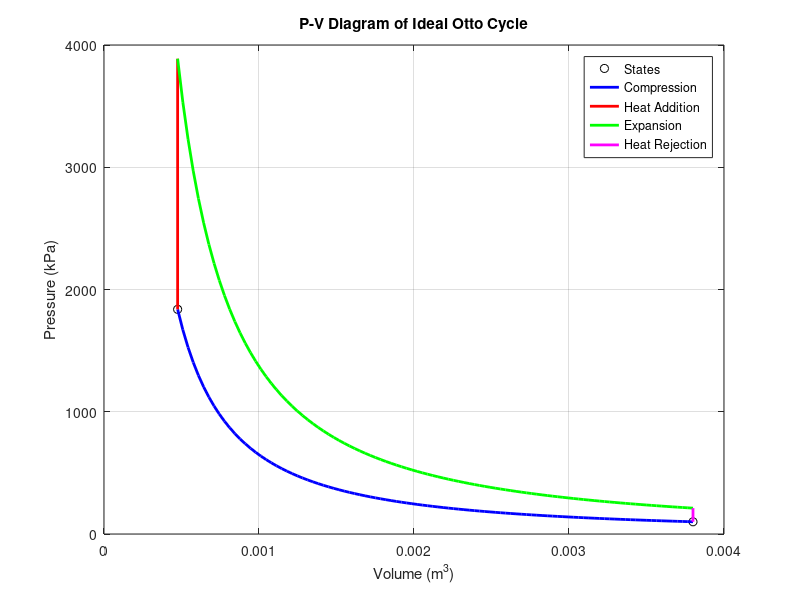

Source code (MATLAB):
clc; clear;

r = 8;                          % Compression ratio
P1 = 100;                       % kPa
T1 = 30 + 273.15;               % K
V1 = 0.0038;                    % m^3
T3 = 1200 + 273.15;             % K
gamma = 1.4;                    % Specific heat ratio (Cp/Cv) for air
R = 0.287;                      % kJ/kg.K
Cv = R / (1 - 1/gamma);         % Cv
Cp = Cv * gamma;

% State 1
V2 = V1 / r;

% Isentropic compression (1 -> 2)
T2 = T1 * (V1/V2)^(gamma - 1);
P2 = P1 * (V1/V2)^gamma;

% Constant volume heat addition (2 -> 3)
P3 = P2 * T3 / T2;
V3 = V2;

% Isentropic expansion (3 -> 4)
V4 = V1;
T4 = T3 * (V3/V4)^(gamma - 1);
P4 = P3 * (V3/V4)^gamma;

% Heat calculations (Qin at 2->3, Qout at 4->1)
Qin = Cv * (T3 - T2);           % in kJ/kg
Qout = Cv * (T4 - T1);          % in kJ/kg
Wnet = Qin - Qout;              % Net work output

% Efficiency
eta = 1 - (1 / r^(gamma - 1));

% Mean effective pressure (MEP)
MEP = Wnet / (V1 - V2);         % in kPa

fprintf('Heat Rejection (Qout): %.3f kJ/kg\n', Qout);
fprintf('Net Work Output (Wnet): %.3f kJ/kg\n', Wnet);
fprintf('Thermal Efficiency (eta): %.2f %%\n', eta * 100);
fprintf('Mean Effective Pressure (MEP): %.2f kPa\n', MEP);

% P-V Diagram
n_points = 100;

% Compression: 1 -> 2
V_comp = linspace(V1, V2, n_points);
P_comp = P1 * (V1 ./ V_comp).^gamma;

% Expansion: 3 -> 4
V_exp = linspace(V3, V4, n_points);
P_exp = P3 * (V3 ./ V_exp).^gamma;

figure;
plot([V1 V2], [P1 P2], 'ko'); hold on;
plot(V_comp, P_comp, 'b', 'LineWidth', 2);
plot([V2 V3], [P2 P3], 'r', 'LineWidth', 2);    
plot(V_exp, P_exp, 'g', 'LineWidth', 2);        
plot([V4 V1], [P4 P1], 'm', 'LineWidth', 2);    
xlabel('Volume (m^3)');
ylabel('Pressure (kPa)');
title('P-V Diagram of Ideal Otto Cycle');
legend('States', 'Compression', 'Heat Addition', 'Expansion', 'Heat Rejection');
grid on;
